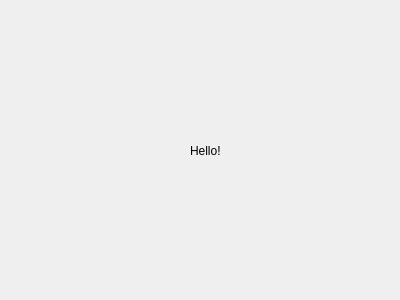
<?xml version="1.0" encoding="UTF-8"?>
<ui version="4.0">
 <class>SecDialog</class>
 <widget class="QDialog" name="SecDialog">
  <property name="geometry">
   <rect>
    <x>0</x>
    <y>0</y>
    <width>400</width>
    <height>300</height>
   </rect>
  </property>
  <property name="windowTitle">
   <string>Dialog</string>
  </property>
  <widget class="QLabel" name="label">
   <property name="geometry">
    <rect>
     <x>190</x>
     <y>140</y>
     <width>31</width>
     <height>21</height>
    </rect>
   </property>
   <property name="text">
    <string>Hello!</string>
   </property>
  </widget>
 </widget>
 <resources/>
 <connections/>
</ui>
